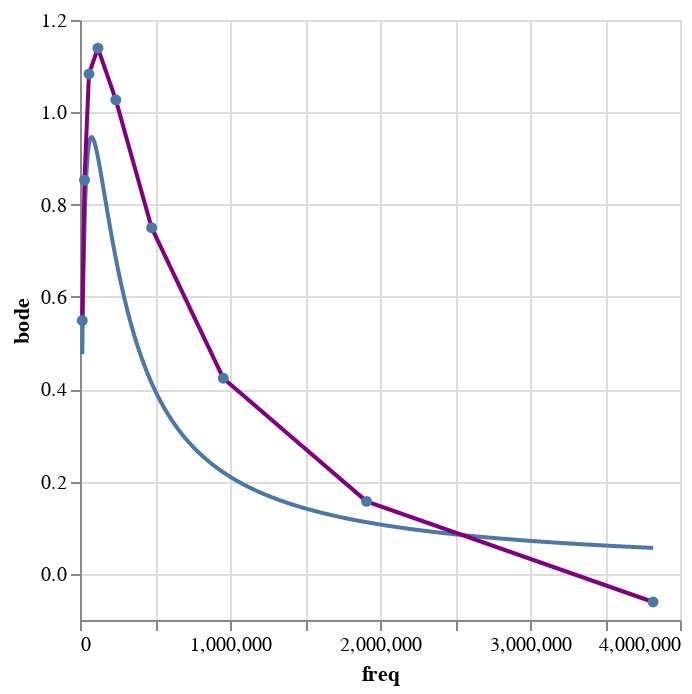

Source (notebook cell):
### Code cell
def func(freq):
    l = 0.001
    c = 0.0000004
    Rt = 240
    Rl = 25
    return np.arctan((freq*l)*(Rt - Rl)/(Rt*Rl + (freq*l)**2))

phase = [0.549,0.853,1.083,1.139,1.027,0.75,0.424,0.157,-0.061]
df2 = pd.DataFrame()
df2["freq"] = np.array(frequencia_rl) * 2 * np.pi
df2["bode"] = phase
def bode_topless(lista):
    df = pd.DataFrame()
    lista = np.array(lista)
    df["freq"] = lista
    df["bode"] = func(lista)
    return df


df = bode_topless(np.linspace(2*2375.375*np.pi,608096*2*np.pi,1000))

_1 = alt.Chart(df).mark_line().encode(
    alt.X("freq"
          ),
    y = "bode"
)
_2 = alt.Chart(df2).mark_line(point=True,color = "purple").encode(
    x = "freq",
    y = "bode",
    tooltip= ["freq"]
)
_1 + _2

### Figure 1 — Vega-Lite specification as saved in the notebook (floating-point values rounded to 4 significant figures; data arrays with more than 128 entries replaced by an {"elided": "..."} marker saying what was removed)
{"config": {"view": {"continuousWidth": 300, "continuousHeight": 300}}, "layer": [{"data": {"name": "data-4d13aae17dd003f002a806d485c41471"}, "mark": {"type": "line"}, "encoding": {"x": {"field": "freq", "type": "quantitative"}, "y": {"field": "bode", "type": "quantitative"}}}, {"data": {"name": "data-d55f41d7582d7e04cbd1e1134f5d07c6"}, "mark": {"type": "line", "color": "purple", "point": true}, "encoding": {"tooltip": [{"field": "freq", "type": "quantitative"}], "x": {"field": "freq", "type": "quantitative"}, "y": {"field": "bode", "type": "quantitative"}}}], "$schema": "https://vega.github.io/schema/vega-lite/v5.20.1.json", "datasets": {"data-4d13aae17dd003f002a806d485c41471": {"elided": "1000 records"}, "data-d55f41d7582d7e04cbd1e1134f5d07c6": [{"freq": 14920.0, "bode": 0.549}, {"freq": 29850.0, "bode": 0.853}, {"freq": 59700.0, "bode": 1.083}, {"freq": 119400.0, "bode": 1.139}, {"freq": 238800.0, "bode": 1.027}, {"freq": 477600.0, "bode": 0.75}, {"freq": 955200.0, "bode": 0.424}, {"freq": 1910000.0, "bode": 0.157}, {"freq": 3821000.0, "bode": -0.061}]}}
